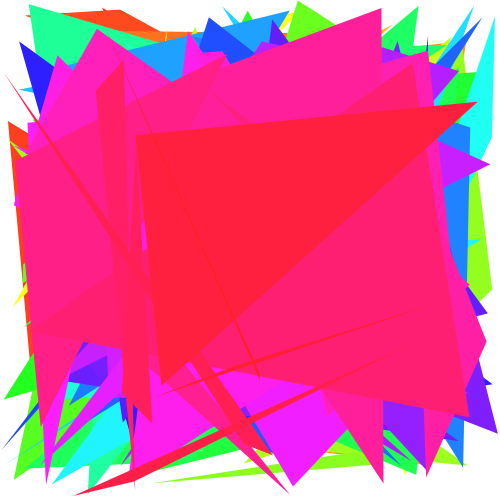
Frame 1 (no input)
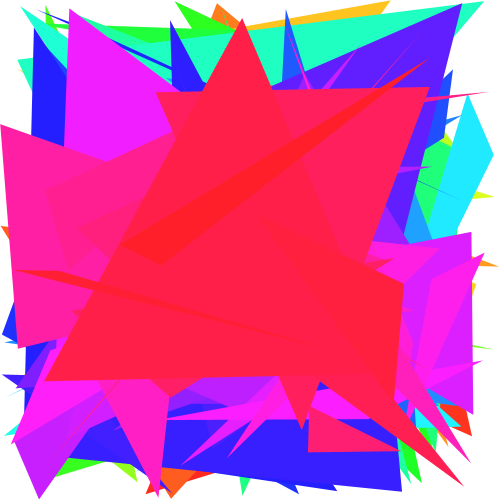
Frame 2 (the mouse pressed at the canvas centre, redrawn once)

The Processing sketch that drew these frames (run headless with seeded random() and noise(); the mouse was pressed at the canvas centre and the sketch redrawn once):

// Processing sketch: processing_58720
// ── processing_58720.pde

void setup() { // definiçoes do setup
  
 size(500, 500);// para definir o tamanho da janela
  background (255); // definir a cor do fundo
  smooth(); // suavizar o contorno
  noLoop();// criar imagem estática
  noStroke(); // sem contorno

  int totalObjectos; // numero total de objectos
  totalObjectos = 130;// numero total de círculos
  
 }

void draw(){// definiçoes do void draw
  
  colorMode(RGB, 255,255,255);// esta função é usada para mudar cores especificas do RGB
  background(255); // para definir a cor de fundo
  
  colorMode(HSB, 320,80,30); // para mudar a cor para HSB 
  
  for ( int i = 0; i <130; i++)// controla a sequência de repetições 
  {
    float r,g,b; // variaveis para a cor dos círculos
    float x1, y1, x2, y2, x3, y3; //variaveis para a posição horizontal e vertical dos círculos

     x1 = random(0, 500); // gerar uma posição horizontal 
     y1 = random (0, 500); // gerar uma posição vertical
     x2 = random (0, 500);
     y2 = random (0, 500);
     x3 = random (0, 500);
     y3 = random (0, 500);
     
     
     float h = map ( i, 0, 130, 0,320); //para criar um valor de uma cor para a outra  
     
     fill(h,70,70); // cor de preenchimento 
    // triangle(posX, posY, posA);// desenhar os círculos
     triangle(x1, y1, x2, y2, x3, y3);
  }
  
  
}
